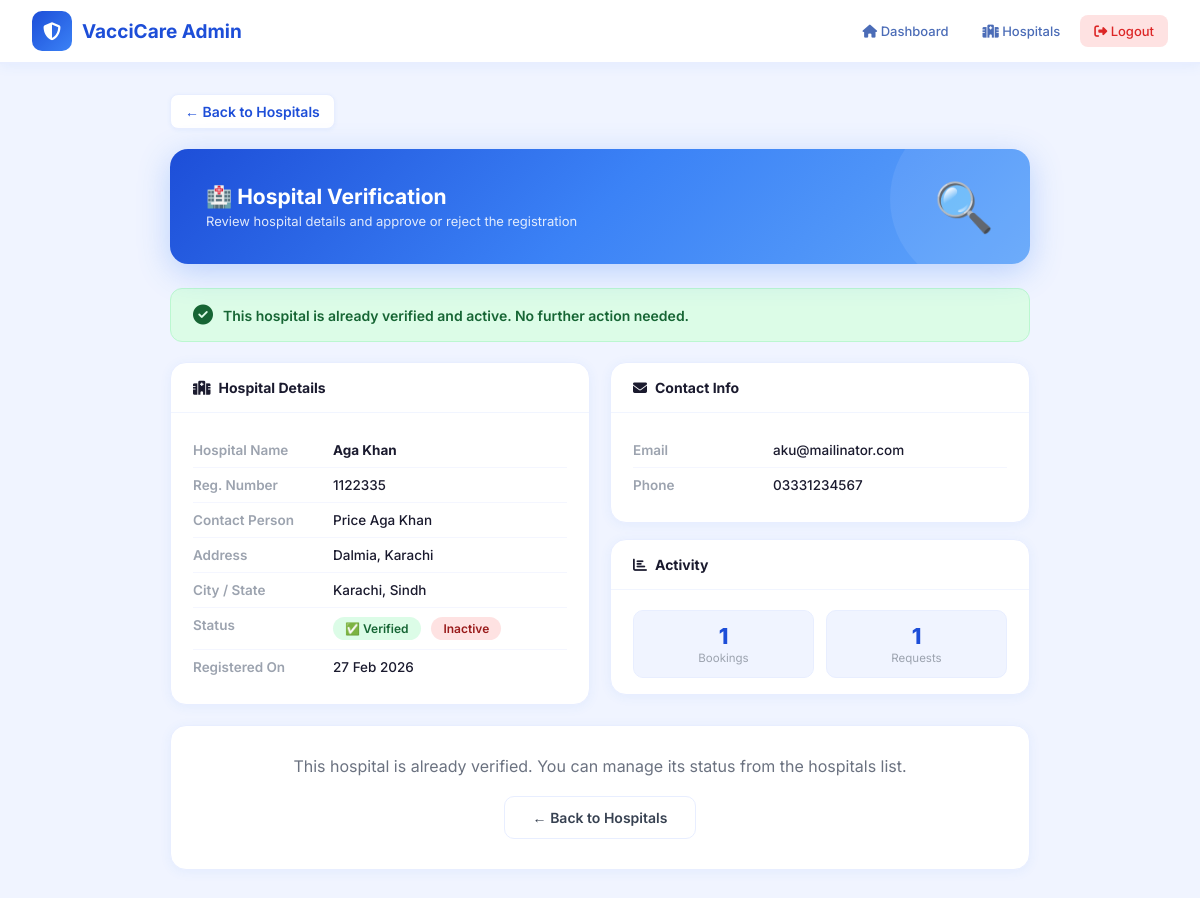
/admin/verify_hospital.php?id=1 (signed in), run on the app's committed database.
### tables this page shows
CREATE TABLE `hospitals` (
  `hospital_id` int(11) NOT NULL,
  `user_id` int(11) NOT NULL,
  `hospital_name` varchar(150) NOT NULL,
  `registration_number` varchar(50) DEFAULT NULL,
  `address` text NOT NULL,
  `city` varchar(50) NOT NULL,
  `state` varchar(50) NOT NULL,
  `postal_code` varchar(10) DEFAULT NULL,
  `latitude` decimal(10,8) DEFAULT NULL,
  `longitude` decimal(11,8) DEFAULT NULL,
  `contact_person` varchar(100) DEFAULT NULL,
  `is_verified` tinyint(1) DEFAULT 0,
  `is_active` tinyint(1) DEFAULT 1,
  `created_at` timestamp NOT NULL DEFAULT current_timestamp(),
  `updated_at` timestamp NOT NULL DEFAULT current_timestamp() ON UPDATE current_timestamp()
);

CREATE TABLE `users` (
  `user_id` int(11) NOT NULL,
  `email` varchar(100) NOT NULL,
  `password_hash` varchar(255) NOT NULL,
  `user_type` enum('admin','parent','hospital') NOT NULL,
  `phone` varchar(20) DEFAULT NULL,
  `is_active` tinyint(1) DEFAULT 1,
  `created_at` timestamp NOT NULL DEFAULT current_timestamp(),
  `updated_at` timestamp NOT NULL DEFAULT current_timestamp() ON UPDATE current_timestamp(),
  `last_login` timestamp NULL DEFAULT NULL
);

### admin/verify_hospital.php (the view, shortened to what this page needs)
<?php
include("../dbconnection.php");
$hospital_id = isset($_GET['id']) ? intval($_GET['id']) : 0;
$q_hospital = "SELECT h.*, u.email, u.phone, u.is_active AS user_active
               FROM hospitals h
               JOIN users u ON h.user_id = u.user_id
               WHERE h.hospital_id = '$hospital_id'";
$r_hospital = mysqli_query($connection, $q_hospital);
$hospital = mysqli_fetch_assoc($r_hospital);
$already_verified = ($hospital['is_verified'] == 1);
$q_bk  = "SELECT COUNT(*) as cnt FROM vaccination_bookings WHERE hospital_id = '$hospital_id'";
$total_bookings = mysqli_fetch_assoc(mysqli_query($connection, $q_bk))['cnt'] ?? 0;
$q_rq  = "SELECT COUNT(*) as cnt FROM appointment_requests WHERE hospital_id = '$hospital_id'";
$total_requests = mysqli_fetch_assoc(mysqli_query($connection, $q_rq))['cnt'] ?? 0;
?>
<!DOCTYPE html>
<html lang="en">
<head>
    <link rel="stylesheet" href="https://cdnjs.cloudflare.com/ajax/libs/font-awesome/6.4.0/css/all.min.css">
</head>
<body>
<div class="navbar">
    <div class="navbar-brand">
        <div class="brand-icon"><i class="fas fa-shield-alt"></i></div>
        <h2>VacciCare Admin</h2>
    </div>
    <div class="nav-links">
        <a href="dashboard.php"><i class="fas fa-home"></i> Dashboard</a>
        <a href="manage_hospitals.php"><i class="fas fa-hospital"></i> Hospitals</a>
        <a href="../logout.php" class="logout"><i class="fas fa-sign-out-alt"></i> Logout</a>
    </div>
</div>
<div class="page-wrap">
    <a href="manage_hospitals.php" class="back-link">← Back to Hospitals</a>
    <div class="page-banner">
        <div class="banner-text">
            <h2>🏥 Hospital Verification</h2>
            <p>Review hospital details and approve or reject the registration</p>
        </div>
        <div class="banner-icon">🔍</div>
    </div>
    <?php if($already_verified): ?>
    <div class="verified-badge">
        <i class="fas fa-check-circle" style="font-size:20px;"></i>
        This hospital is already verified and active. No further action needed.
    </div>
    <?php endif; ?>
    <div class="grid-2">
        <div class="card">
            <div class="card-header"><i class="fas fa-hospital"></i> Hospital Details</div>
            <div class="card-body">
                <div class="info-row">
                    <span class="info-label">Hospital Name</span>
                    <span class="info-value"><strong><?php echo htmlspecialchars($hospital['hospital_name']); ?></strong></span>
                </div>
                <div class="info-row">
                    <span class="info-label">Reg. Number</span>
                    <span class="info-value"><?php echo htmlspecialchars($hospital['registration_number'] ?? 'N/A'); ?></span>
                </div>
                <div class="info-row">
                    <span class="info-label">Contact Person</span>
                    <span class="info-value"><?php echo htmlspecialchars($hospital['contact_person'] ?? 'N/A'); ?></span>
                </div>
                <div class="info-row">
                    <span class="info-label">Address</span>
                    <span class="info-value"><?php echo htmlspecialchars($hospital['address']); ?></span>
                </div>
                <div class="info-row">
                    <span class="info-label">City / State</span>
                    <span class="info-value"><?php echo htmlspecialchars($hospital['city'] . ', ' . $hospital['state']); ?></span>
                </div>
                <div class="info-row">
                    <span class="info-label">Status</span>
                    <span class="info-value">
                        <?php if($hospital['is_verified']): ?>
                            <span class="badge badge-verified">✅ Verified</span>
                        <?php else: ?>
                            <span class="badge badge-pending">⏳ Pending</span>
                        <?php endif; ?>
                        <?php if($hospital['is_active']): ?>
                            <span class="badge badge-active">Active</span>
                        <?php else: ?>
                            <span class="badge badge-inactive">Inactive</span>
                        <?php endif; ?>
                    </span>
                </div>
                <div class="info-row">
                    <span class="info-label">Registered On</span>
                    <span class="info-value"><?php echo date('d M Y', strtotime($hospital['created_at'])); ?></span>
                </div>
            </div>
        </div>
        <div style="display:flex; flex-direction:column; gap:16px;">
            <div class="card">
                <div class="card-header"><i class="fas fa-envelope"></i> Contact Info</div>
                <div class="card-body">
                    <div class="info-row">
                        <span class="info-label">Email</span>
                        <span class="info-value"><?php echo htmlspecialchars($hospital['email']); ?></span>
                    </div>
                    <div class="info-row">
                        <span class="info-label">Phone</span>
                        <span class="info-value"><?php echo htmlspecialchars($hospital['phone'] ?? 'N/A'); ?></span>
                    </div>
                </div>
            </div>
            <div class="card">
                <div class="card-header"><i class="fas fa-chart-bar"></i> Activity</div>
                <div class="card-body" style="padding:16px 22px;">
                    <div class="stat-pills">
                        <div class="stat-pill">
                            <div class="num"><?php echo $total_bookings; ?></div>
                            <div class="lbl">Bookings</div>
                        </div>
                        <div class="stat-pill">
                            <div class="num"><?php echo $total_requests; ?></div>
                            <div class="lbl">Requests</div>
                        </div>
                    </div>
                </div>
            </div>
        </div>
    </div>
    <?php if(!$already_verified): ?>
    <div class="form-card">
        <div class="section-title">⚡ Verification Action</div>
        <form method="POST" action="verify_hospital.php?id=<?php echo $hospital_id; ?>" id="verifyForm">
            <div class="radio-group">
                <label class="radio-card approve-card" id="approveCard" onclick="selectAction('approve')">
                    <input type="radio" name="action" value="approve" id="approveRadio">
                    <span class="radio-icon">✅</span>
                    <div class="radio-text">
                        <div class="rt">Approve Hospital</div>
                        <div class="rs">Verify & activate this hospital account</div>
                    </div>
                </label>
                <label class="radio-card reject-card" id="rejectCard" onclick="selectAction('reject')">
                    <input type="radio" name="action" value="reject" id="rejectRadio">
                    <span class="radio-icon">❌</span>
                    <div class="radio-text">
                        <div class="rt">Reject Hospital</div>
                        <div class="rs">Decline this hospital registration</div>
                    </div>
                </label>
            </div>
            <div id="reject-reason-wrap">
                <label class="field-label">Rejection Reason <span style="color:#ef4444;">*</span></label>
                <input type="text" name="reject_reason" id="rejectReason"
                       placeholder="e.g. Invalid registration number, incomplete documents...">
            </div>
            <label class="field-label" style="margin-top:16px;">Admin Notes (Optional)</label>
            <textarea name="notes" placeholder="Any additional notes for audit record..."></textarea>
            <div class="check-wrap">
                <input type="checkbox" name="send_notification" id="send_notification" value="1" checked>
                <label for="send_notification">
                    🔔 Send notification to hospital about this decision
                </label>
            </div>
            <div class="btn-row">
                <button type="button" class="btn-back" onclick="window.location.href='manage_hospitals.php'">
                    ← Cancel
                </button>
                <button type="submit" class="btn-approve" id="approveBtn" style="display:none;"
                        onclick="return confirm('Are you sure you want to VERIFY this hospital? This will activate their account.')">
                    ✅ Approve & Activate
                </button>
                <button type="submit" class="btn-reject" id="rejectBtn" style="display:none;"
                        onclick="return validateReject()">
                    ❌ Reject Hospital
                </button>
            </div>
        </form>
    </div>
    <?php else: ?>
    <div class="form-card" style="text-align:center; padding:30px;">
        <p style="color:#6b7280; margin-bottom:20px;">This hospital is already verified. You can manage its status from the hospitals list.</p>
        <button class="btn-back" onclick="window.location.href='manage_hospitals.php'" style="padding:12px 28px;">
            ← Back to Hospitals
        </button>
    </div>
    <?php endif; ?>
</div>
</body>
</html>

### admin/verify_hospital.php (style rules this page uses)
* { margin:0; padding:0; box-sizing:border-box; }
body { font-family:'Inter',sans-serif; background:#f0f4ff; color:#1a1a2e; }
.navbar { background:#fff; border-bottom:2px solid #e8eeff; padding:0 32px; height:64px; display:flex; align-items:center; justify-content:space-between; position:sticky; top:0; z-index:100; box-shadow:0 2px 12px rgba(59,130,246,0.08); }
.navbar-brand { display:flex; align-items:center; gap:10px; }
.brand-icon { width:40px; height:40px; background:linear-gradient(135deg,#1d4ed8,#3b82f6); border-radius:10px; display:flex; align-items:center; justify-content:center; font-size:18px; color:#fff; }
.navbar-brand h2 { font-size:19px; font-weight:700; color:#1d4ed8; }
.nav-links { display:flex; gap:6px; align-items:center; }
.nav-links a { color:#4b6cb7; text-decoration:none; padding:8px 14px; border-radius:8px; font-size:13px; font-weight:500; transition:all .2s; }
.nav-links a.logout { background:#fee2e2; color:#dc2626; }
.page-wrap { max-width:900px; margin:30px auto; padding:0 20px; }
.back-link { display:inline-flex; align-items:center; gap:6px; color:#1d4ed8; text-decoration:none; font-size:14px; font-weight:600; margin-bottom:20px; padding:8px 14px; background:#fff; border:1px solid #e8eeff; border-radius:8px; transition:all .2s; box-shadow:0 1px 4px rgba(59,130,246,.07); }
.page-banner { background:linear-gradient(135deg,#1d4ed8,#3b82f6,#60a5fa); border-radius:18px; padding:28px 36px; margin-bottom:24px; color:#fff; display:flex; align-items:center; justify-content:space-between; box-shadow:0 8px 32px rgba(59,130,246,.3); position:relative; overflow:hidden; }
.page-banner::before { content:''; position:absolute; top:-40px; right:-40px; width:180px; height:180px; background:rgba(255,255,255,.08); border-radius:50%; }
.banner-text { position:relative; z-index:1; }
.banner-text h2 { font-size:21px; font-weight:700; margin-bottom:4px; }
.banner-text p { font-size:13px; opacity:.85; }
.banner-icon { font-size:48px; opacity:.9; position:relative; z-index:1; }
.verified-badge { background:#dcfce7; border:1px solid #bbf7d0; border-radius:12px; padding:16px 22px; color:#166534; font-size:14px; font-weight:600; margin-bottom:20px; display:flex; align-items:center; gap:10px; }
.grid-2 { display:grid; grid-template-columns:1fr 1fr; gap:20px; margin-bottom:20px; }
.card { background:#fff; border-radius:16px; border:1px solid #e8eeff; box-shadow:0 2px 12px rgba(59,130,246,.07); overflow:hidden; }
.card-header { padding:16px 22px; border-bottom:1px solid #f1f5ff; font-size:14px; font-weight:700; color:#1a1a2e; display:flex; align-items:center; gap:8px; }
.card-body { padding:20px 22px; }
.info-row { display:flex; align-items:flex-start; gap:10px; padding:9px 0; border-bottom:1px solid #f4f6ff; font-size:13.5px; }
.info-row:last-child { border-bottom:none; }
.info-label { color:#9ca3af; font-weight:600; min-width:130px; }
.info-value { color:#1a1a2e; font-weight:500; flex:1; }
.stat-pills { display:flex; gap:12px; margin-top:4px; }
.stat-pill { background:#f0f4ff; border:1px solid #e8eeff; border-radius:10px; padding:12px 20px; text-align:center; flex:1; }
.stat-pill .num { font-size:22px; font-weight:800; color:#1d4ed8; }
.stat-pill .lbl { font-size:11.5px; color:#9ca3af; margin-top:2px; }
.badge { display:inline-block; padding:4px 12px; border-radius:20px; font-size:12px; font-weight:600; }
.badge-verified { background:#dcfce7; color:#166534; }
.badge-inactive { background:#fee2e2; color:#991b1b; }
.form-card { background:#fff; border-radius:16px; border:1px solid #e8eeff; box-shadow:0 2px 12px rgba(59,130,246,.07); padding:28px 30px; }
.btn-back { padding:14px 22px; border:1.5px solid #e8eeff; border-radius:10px; background:#fff; color:#374151; font-size:14px; font-weight:600; cursor:pointer; font-family:'Inter',sans-serif; transition:all .2s; }

### data on the page
hospitals: hospital_name "Aga Khan", registration_number "1122335", contact_person "Price Aga Khan", address "Dalmia, Karachi", city+state "Karachi, Sindh", created_at "27 Feb 2026", user.email "aku@mailinator.com", user.phone "03331234567"

### other printed values
$total_bookings "1"
$total_requests "1"
